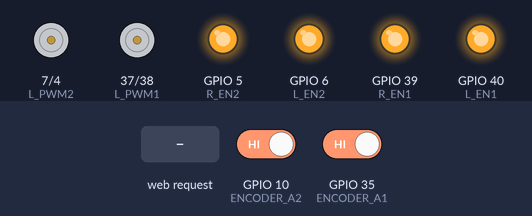
Bench run of a sketch on a simulated ESP32-S3. Shown: motor-driver pin pairs drawn as motors (green arrow = first pin HIGH = forward, orange = second pin HIGH = backward, longer = more drive), output pins drawn as LEDs (lit = HIGH). The test bench sets the inputs (shaded band); at power-on: GPIO 10 (ENCODER_A2) HIGH, GPIO 35 (ENCODER_A1) HIGH. WiFi joins after 1.5 s; servers stay silent unless stated; what the sketch prints to the serial monitor is not drawn.

Above: at 3.2 s.
3.3 s: HTTP request GET /forward received
At 4.5 s:
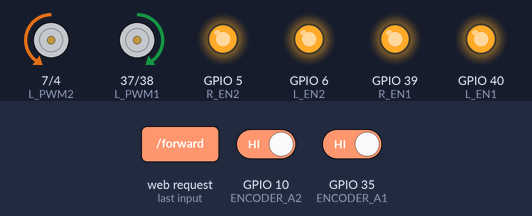
4.8 s: HTTP request GET /backward received
At 5.8 s:
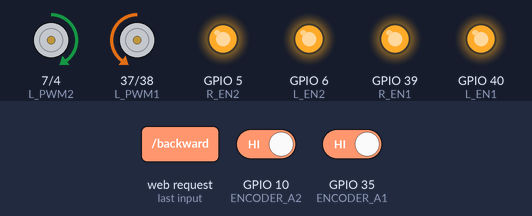
6.3 s: HTTP request GET /left received
At 6.9 s:
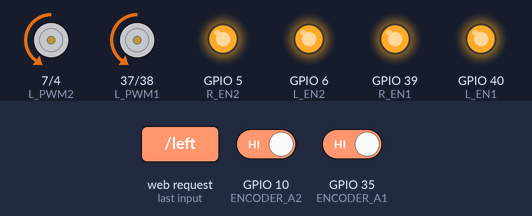
7.8 s: HTTP request GET /right received
At 8.1 s:
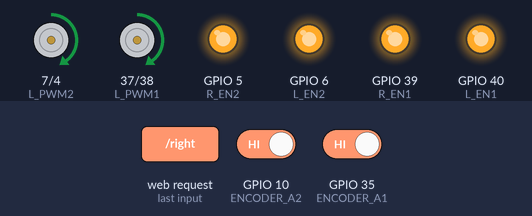
Timing chart, 0 to 10.3 s (numbered marks = the images above; inputs shaded):
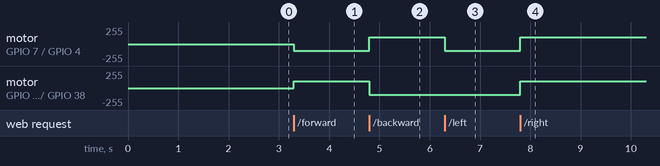

Measured:
- after the input at 3.3 s, motor on GPIO 7 (L_PWM2) / GPIO 4 (R_PWM2): stopped → backward 100/255 at once; motor on GPIO 37 (L_PWM1) / GPIO 38 (R_PWM1): stopped → forward 100/255 at once
- after the input at 4.8 s, motor on GPIO 7 (L_PWM2) / GPIO 4 (R_PWM2): backward 100/255 → forward 100/255 at once; motor on GPIO 37 (L_PWM1) / GPIO 38 (R_PWM1): forward 100/255 → backward 100/255 at once
- after the input at 6.3 s, motor on GPIO 7 (L_PWM2) / GPIO 4 (R_PWM2): forward 100/255 → backward 100/255 at once
- after the input at 7.8 s, motor on GPIO 7 (L_PWM2) / GPIO 4 (R_PWM2), motor on GPIO 37 (L_PWM1) / GPIO 38 (R_PWM1): backward 100/255 → forward 100/255 at once

The sketch:

rc_car_esp32_wifi.ino
```cpp
#include <WiFi.h>
#include <WebServer.h>

// Replace with your network credentials (STATION)
const char* ssid = "*******";
const char* password = "********";

void initWiFi() {
  WiFi.mode(WIFI_STA);
  WiFi.begin(ssid, password);
  Serial.print("Connecting to WiFi ..");
  while (WiFi.status() != WL_CONNECTED) {
    Serial.print('.');
    delay(1000);
  }
  Serial.println(WiFi.localIP());
}

// Web server on port 80
WebServer server(80);


// MOTOR 1 (Left Motor) PINS
#define L_PWM1 37
#define R_PWM1 38
#define R_EN1 39
#define L_EN1 40
#define ENCODER_A1 35
#define ENCODER_B1 36

// MOTOR 2 (Right Motor) PINS
#define L_PWM2 7
#define R_PWM2 4
#define R_EN2 5
#define L_EN2 6
#define ENCODER_A2 10
#define ENCODER_B2 9

volatile long encoderCount1 = 0; // Motor 1 encoder counter
volatile long encoderCount2 = 0; // Motor 2 encoder counter

void setup() {
  Serial.begin(115200);
    initWiFi();
  Serial.print("RRSI: ");
  Serial.println(WiFi.RSSI());

  // Setup Motor pins
  pinMode(L_PWM1, OUTPUT);
  pinMode(R_PWM1, OUTPUT);
  pinMode(R_EN1, OUTPUT);
  pinMode(L_EN1, OUTPUT);

  pinMode(L_PWM2, OUTPUT);
  pinMode(R_PWM2, OUTPUT);
  pinMode(R_EN2, OUTPUT);
  pinMode(L_EN2, OUTPUT);

  // Enable motors initially
  digitalWrite(R_EN1, HIGH);
  digitalWrite(L_EN1, HIGH);
  digitalWrite(R_EN2, HIGH);
  digitalWrite(L_EN2, HIGH);

  // Setup Encoder pins
  pinMode(ENCODER_A1, INPUT_PULLUP);
  pinMode(ENCODER_B1, INPUT_PULLUP);
  pinMode(ENCODER_A2, INPUT_PULLUP);
  pinMode(ENCODER_B2, INPUT_PULLUP);

  // Attach interrupts for encoders
  attachInterrupt(digitalPinToInterrupt(ENCODER_A1), readEncoder1, CHANGE);
  attachInterrupt(digitalPinToInterrupt(ENCODER_A2), readEncoder2, CHANGE);

  stopMotors();

    // Start WiFi
  WiFi.softAP(ssid, password);
  Serial.println("WiFi Started");
  Serial.print("IP address: ");
  Serial.println(WiFi.softAPIP());

  // Set up web server routes
  server.on("/", handleRoot);
  server.on("/forward", handleForward);
  server.on("/backward", handleBackward);
  server.on("/left", handleLeft);
  server.on("/right", handleRight);
  server.on("/stop", handleStop);

  server.begin();
  Serial.println("HTTP server started");
}

void loop() {

  server.handleClient();

//  if (Serial.available()) {
//    char command = Serial.read();
//
//    switch (command) {
//      case 'w':
//        moveForward();
//        break;
//      case 'x':
//        moveBackward();
//        break;
//      case 'a':
//        turnLeft();
//        break;
//      case 'd':
//        turnRight();
//        break;
//      case 's':
//        stopMotors();
//        break;
//    }
//  }
//
//  // Print encoder counts for monitoring
//  Serial.print("Motor1 Encoder: ");
//  Serial.print(encoderCount1);
//  Serial.print(" | Motor2 Encoder: ");
//  Serial.println(encoderCount2);
//  delay(100);
}

// ================= Motor Control =================

void moveForward() {
  analogWrite(R_PWM1, 0);
  analogWrite(L_PWM1, 100);

  analogWrite(R_PWM2, 100);
  analogWrite(L_PWM2, 0);
}

void moveBackward() {
  analogWrite(R_PWM1, 100);
  analogWrite(L_PWM1, 0);

  analogWrite(R_PWM2, 0);
  analogWrite(L_PWM2, 100);
}

void turnLeft() {
  analogWrite(R_PWM1, 100);
  analogWrite(L_PWM1, 0);

  analogWrite(R_PWM2, 100);
  analogWrite(L_PWM2, 0);
}

void turnRight() {
  analogWrite(R_PWM1, 0);
  analogWrite(L_PWM1, 100);

  analogWrite(R_PWM2, 0);
  analogWrite(L_PWM2, 100);
}

void stopMotors() {
  analogWrite(R_PWM1, 0);
  analogWrite(L_PWM1, 0);
  analogWrite(R_PWM2, 0);
  analogWrite(L_PWM2, 0);
}

// ================= Encoder Reading =================

void readEncoder1() {
  int A = digitalRead(ENCODER_A1);
  int B = digitalRead(ENCODER_B1);
  if (A == B) {
    encoderCount1++;
  } else {
    encoderCount1--;
  }
}

void readEncoder2() {
  int A = digitalRead(ENCODER_A2);
  int B = digitalRead(ENCODER_B2);
  if (A == B) {
    encoderCount2++;
  } else {
    encoderCount2--;
  }
}

// ================= Webserver Handlers =================
void handleRoot() {
  server.send(200, "text/html", R"rawliteral(
<!DOCTYPE html>
<html>
<head>
<title>ESP32 RC Car</title>
<style>
  body {
    background-color: black;
    display: flex;
    flex-direction: column;
    justify-content: center;
    align-items: center;
    height: 100vh;
    margin: 0;
  }
  button {
    font-size: 40px;
    padding: 30px 50px;
    margin: 20px;
    color: white;
    background-color: #333;
    border: none;
    border-radius: 15px;
  }
  button:hover {
    background-color: #555;
  }
</style>
</head>
<body>
  <button onclick="location.href='/forward'">W</button><br>
  <div>
    <button onclick="location.href='/left'">A</button>
    <button onclick="location.href='/stop'">X</button>
    <button onclick="location.href='/right'">D</button>
  </div><br>
  <button onclick="location.href='/backward'">S</button>
</body>
</html>
  )rawliteral");
}


void handleForward() {
  moveForward();
  server.sendHeader("Location", "/");
  server.send(303);
}

void handleBackward() {
  moveBackward();
  server.sendHeader("Location", "/");
  server.send(303);
}

void handleLeft() {
  turnLeft();
  server.sendHeader("Location", "/");
  server.send(303);
}

void handleRight() {
  turnRight();
  server.sendHeader("Location", "/");
  server.send(303);
}

void handleStop() {
  stopMotors();
  server.sendHeader("Location", "/");
  server.send(303);
}
```
